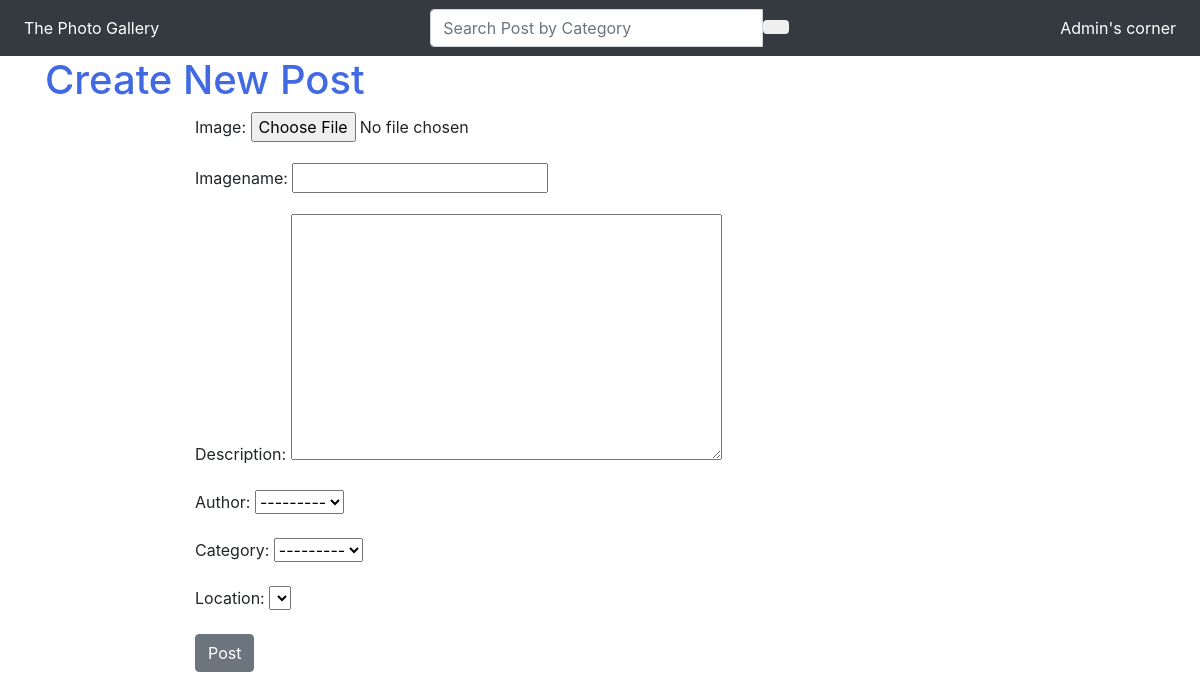
/new/, run on an earlier commit of the app's database.
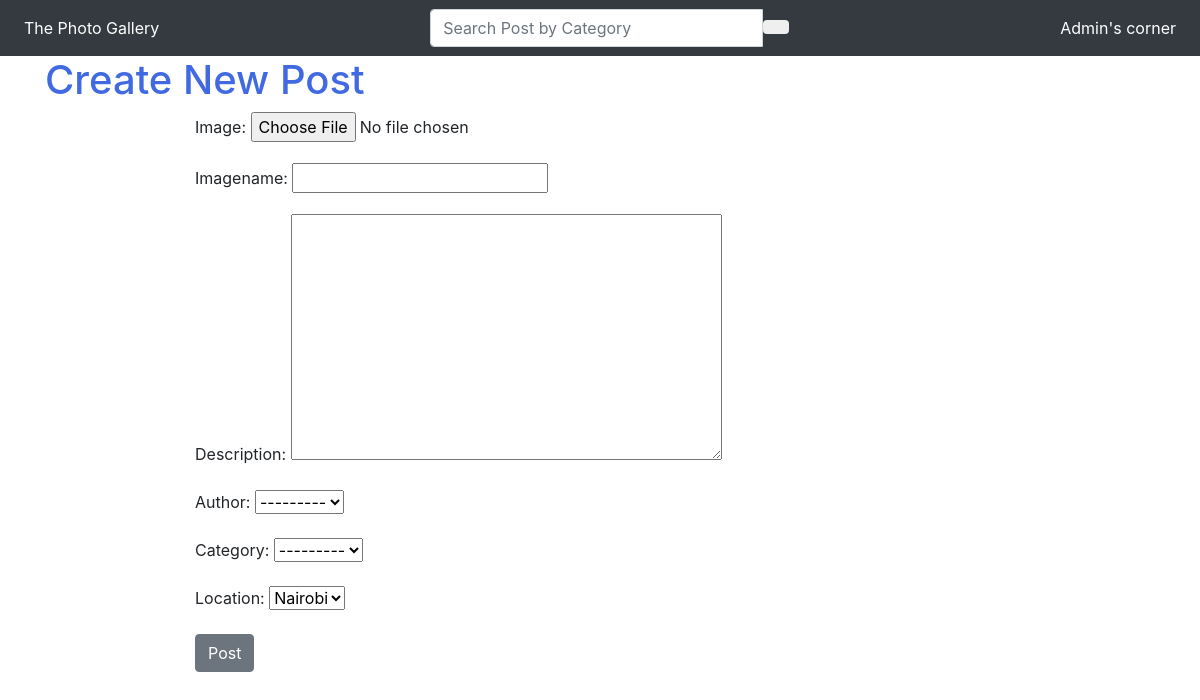
And on a later commit of the database.
### pictures/models.py (models this page shows, shortened)
class Category(models.Model):
    category = models.CharField(max_length =30, null='False', blank='False')
    author = models.ForeignKey(User, on_delete=models.CASCADE)
    created = models.DateTimeField(auto_now_add=True)
    modified = models.DateTimeField(auto_now=True)
    def __str__(self):
        return self.category

### pictures/views.py (the view)
# urls.py: path('new/', ImageCreate.as_view(), name='new')
class ImageCreate(CreateView):
    model = Post
    fields = ['image', 'imagename', 'description', 'author', 'category', 'location']
    success_url = '/'

### pictures/models.py (called while the page is built)
    def __str__(self):
        return self.city

### pictures/templates/pictures/post_form.html (shortened to what this page needs)
{%extends 'pictures/base.html'%}
{% block content %}
<h1 > Create New Post</h1>
<form action="{% url 'new' %}" method="POST" enctype="multipart/form-data" style="margin-left: 150px;">
{{ form.as_p}}
<input type="submit" value="Post" class="btn btn-secondary">
</form>
{% endblock %}

What changed in the data, as far as the page shows it:
added Category: author "---------"
added Category: category "---------"
Also different on the page:
form field location: (not shown) → "Nairobi"
form field author: "---------" → (not shown)
form field category: "---------" → (not shown)
